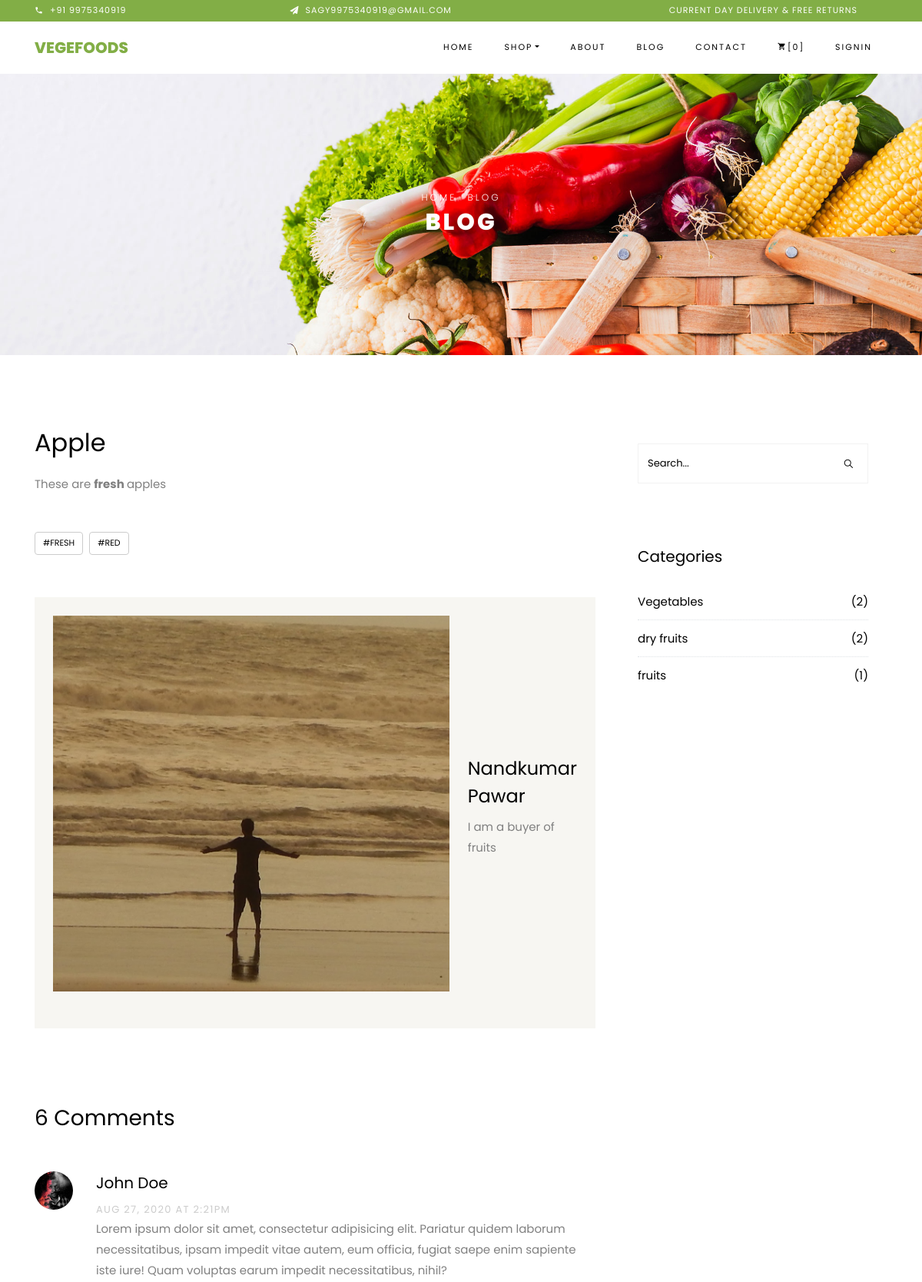
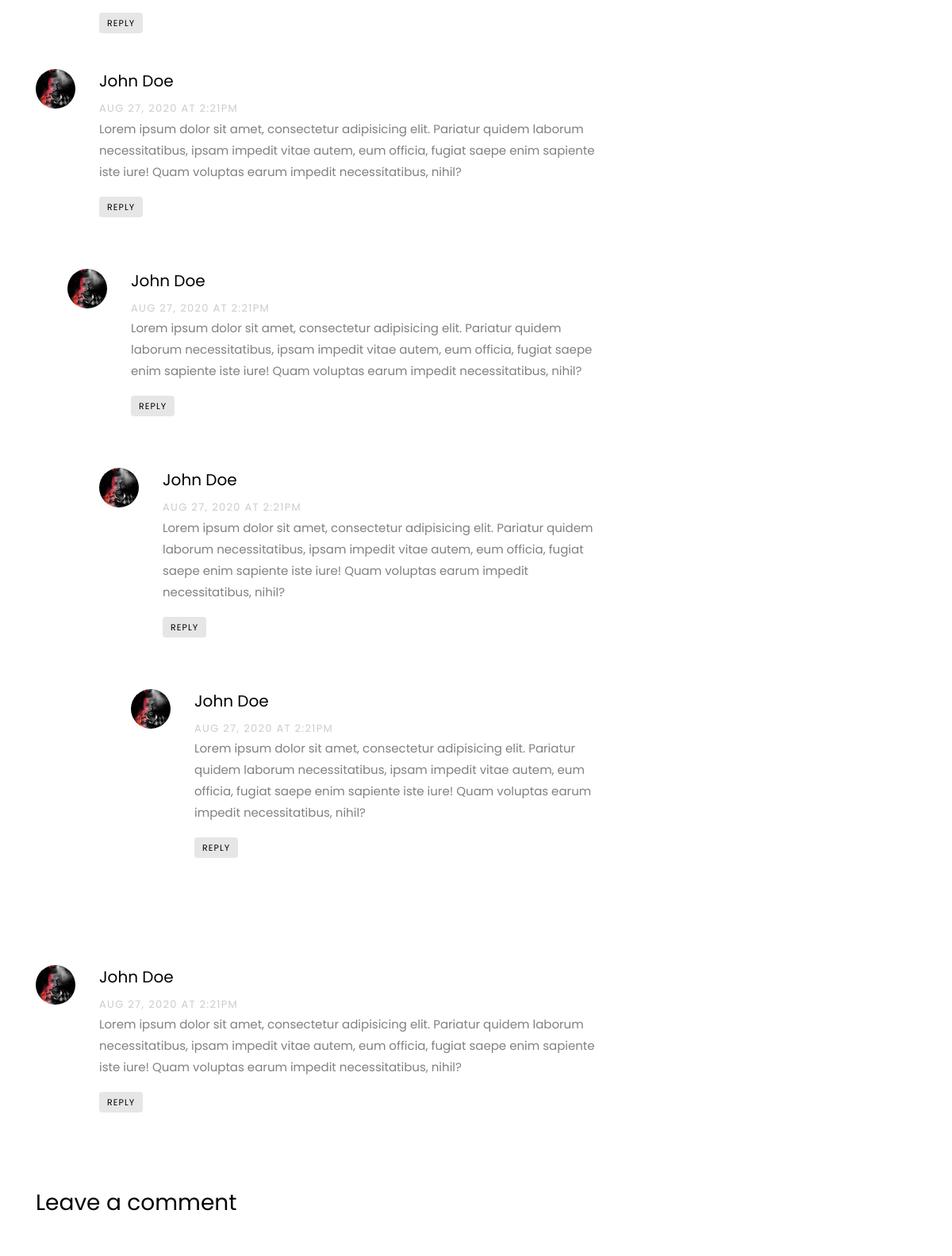
Screenshot of /blog/details/1 (upper part) with the database file from the repository (2 pictures, top to bottom).
### blog/models.py (models this page shows, shortened)
class Post(models.Model):
	title = models.CharField(max_length=200)
	photo = models.ImageField(upload_to='post')
	content = RichTextUploadingField()
	category = models.ForeignKey(Category, on_delete=models.CASCADE)
	tag = models.ManyToManyField(Tag)
	author = models.ForeignKey(AuthorProfile, on_delete=models.CASCADE)
	is_draft = models.BooleanField(default=False)
	date = models.DateTimeField(auto_now_add=True)

class Tag(models.Model):
	name = models.CharField(max_length=20, unique=True)
	date = models.DateTimeField(auto_now_add=True)
	def __str__(self):
		return self.name

class Category(models.Model):
	name = models.CharField(max_length=50, unique=True)
	date = models.DateTimeField(auto_now_add=True)

### author/models.py (models this page shows)
class AuthorProfile(models.Model):
	user = models.OneToOneField(User, on_delete=models.CASCADE)
	name = models.CharField(max_length=200)
	email = models.EmailField()
	about = models.TextField()
	photo = models.ImageField(upload_to='author')
	gender_choice = (
		('male','Male'),
		('female','Female')
	)
	gender = models.CharField(choices=gender_choice, max_length=6)
	website = models.URLField(blank=True, null=True)
	facebook = models.URLField(blank=True, null=True)
	twitter = models.URLField(blank=True, null=True)
	linkdin = models.URLField(blank=True, null=True)
	date = models.DateTimeField(auto_now_add=True)
	def __str__(self):
		return self.name

### blog/views.py (the view)
# urls.py: path('details/<post_id>', views.post_details, name='post-details'),
def post_details(request, post_id):
    post = Post.objects.get(id=post_id)
    category = Category.objects.all().annotate(number_of_posts=Count('post')).order_by('-number_of_posts', 'name')
    tag = Tag.objects.all()
    recent_post = Post.objects.filter(is_draft=False).order_by('-date')[:3]
    context = {
        'post': post,
        'categories': category,
        'tags': tag,
        'recent_posts': recent_post
    }
    return render(request, 'blog/post-details.html', context)

### templates/blog/post-details.html (shortened to what this page needs)
{% extends 'base/base.html' %}
{% load static %}
{% block content %}
    <div class="hero-wrap hero-bread" style="background-image: url({% static 'images/bg_1.jpg' %});">
      <div class="container">
        <div class="row no-gutters slider-text align-items-center justify-content-center">
          <div class="col-md-9 ftco-animate text-center">
          	<p class="breadcrumbs"><span class="mr-2"><a href="{% url 'home' %}">Home</a></span> <span>Blog</span></p>
            <h1 class="mb-0 bread">Blog</h1>
          </div>
        </div>
      </div>
    </div>
    <section class="ftco-section ftco-degree-bg">
      <div class="container">
        <div class="row">
          <div class="col-lg-8 ftco-animate">
						<h2 class="mb-3">{{ post.title }}</h2>
            <p>{{ post.content|safe }}</p>
            <div class="tag-widget post-tag-container mb-5 mt-5">
              <div class="tagcloud">
                {% for tag in post.tag.all %}
                <a href="#" class="tag-cloud-link">{{ tag }}</a>
                {% endfor %}
              </div>
            </div>
            <div class="about-author d-flex p-4 bg-light">
              <div class="bio align-self-md-center mr-4">
                <img src="{{ post.author.photo.url }}" alt="Image placeholder" class="img-fluid mb-4">
              </div>
              <div class="desc align-self-md-center">
                <h3>{{ post.author }}</h3>
                <p>{{ post.author.about }}</p>
              </div>
            </div>
            <div class="pt-5 mt-5">
              <h3 class="mb-5">6 Comments</h3>
              <ul class="comment-list">
                <li class="comment">
                  <div class="vcard bio">
                    <img src="images/person_1.jpg" alt="Image placeholder">
                  </div>
                  <div class="comment-body">
                    <h3>John Doe</h3>
                    <div class="meta">Aug 27, 2020 at 2:21pm</div>
                    <p>Lorem ipsum dolor sit amet, consectetur adipisicing elit. Pariatur quidem laborum necessitatibus, ipsam impedit vitae autem, eum officia, fugiat saepe enim sapiente iste iure! Quam voluptas earum impedit necessitatibus, nihil?</p>
                    <p><a href="#" class="reply">Reply</a></p>
                  </div>
                </li>
                <li class="comment">
                  <div class="vcard bio">
                    <img src="images/person_1.jpg" alt="Image placeholder">
                  </div>
                  <div class="comment-body">
                    <h3>John Doe</h3>
                    <div class="meta">Aug 27, 2020 at 2:21pm</div>
                    <p>Lorem ipsum dolor sit amet, consectetur adipisicing elit. Pariatur quidem laborum necessitatibus, ipsam impedit vitae autem, eum officia, fugiat saepe enim sapiente iste iure! Quam voluptas earum impedit necessitatibus, nihil?</p>
                    <p><a href="#" class="reply">Reply</a></p>
                  </div>
                  <ul class="children">
                    <li class="comment">
                      <div class="vcard bio">
                        <img src="images/person_1.jpg" alt="Image placeholder">
                      </div>
                      <div class="comment-body">
                        <h3>John Doe</h3>
                        <div class="meta">Aug 27, 2020 at 2:21pm</div>
                        <p>Lorem ipsum dolor sit amet, consectetur adipisicing elit. Pariatur quidem laborum necessitatibus, ipsam impedit vitae autem, eum officia, fugiat saepe enim sapiente iste iure! Quam voluptas earum impedit necessitatibus, nihil?</p>
                        <p><a href="#" class="reply">Reply</a></p>
                      </div>
                      <ul class="children">
                        <li class="comment">
                          <div class="vcard bio">
                            <img src="images/person_1.jpg" alt="Image placeholder">
                          </div>
                          <div class="comment-body">
                            <h3>John Doe</h3>
                            <div class="meta">Aug 27, 2020 at 2:21pm</div>
                            <p>Lorem ipsum dolor sit amet, consectetur adipisicing elit. Pariatur quidem laborum necessitatibus, ipsam impedit vitae autem, eum officia, fugiat saepe enim sapiente iste iure! Quam voluptas earum impedit necessitatibus, nihil?</p>
                            <p><a href="#" class="reply">Reply</a></p>
                          </div>
                            <ul class="children">
                              <li class="comment">
                                <div class="vcard bio">
                                  <img src="images/person_1.jpg" alt="Image placeholder">
                                </div>
                                <div class="comment-body">
                                  <h3>John Doe</h3>
                                  <div class="meta">Aug 27, 2020 at 2:21pm</div>
                                  <p>Lorem ipsum dolor sit amet, consectetur adipisicing elit. Pariatur quidem laborum necessitatibus, ipsam impedit vitae autem, eum officia, fugiat saepe enim sapiente iste iure! Quam voluptas earum impedit necessitatibus, nihil?</p>
                                  <p><a href="#" class="reply">Reply</a></p>
                                </div>
                              </li>
                            </ul>
                        </li>
                      </ul>
                    </li>
                  </ul>
                </li>
                <li class="comment">
                  <div class="vcard bio">
                    <img src="images/person_1.jpg" alt="Image placeholder">
                  </div>
                  <div class="comment-body">
                    <h3>John Doe</h3>
                    <div class="meta">Aug 27, 2020 at 2:21pm</div>
                    <p>Lorem ipsum dolor sit amet, consectetur adipisicing elit. Pariatur quidem laborum necessitatibus, ipsam impedit vitae autem, eum officia, fugiat saepe enim sapiente iste iure! Quam voluptas earum impedit necessitatibus, nihil?</p>
                    <p><a href="#" class="reply">Reply</a></p>
                  </div>
                </li>
              </ul>
              <div class="comment-form-wrap pt-5">
                <h3 class="mb-5">Leave a comment</h3>
              </div>
            </div>
          </div>
          {% include 'blog/sidebar.html' %}
        </div>
      </div>
    </section>
{% endblock %}

### templates/blog/sidebar.html (shortened to what this page needs)
{% load static %}
<div class="col-lg-4 sidebar ftco-animate">
  <div class="sidebar-box">
    <form action="#" class="search-form">
      <div class="form-group">
        <span class="icon ion-ios-search"></span>
        <input type="text" class="form-control" placeholder="Search...">
      </div>
    </form>
  </div>
  <div class="sidebar-box ftco-animate">
    <h3 class="heading">Categories</h3>
    <ul class="categories">
      {% if categories %}
        {% for category in categories %}
        <li><a href="{% url 'post-by-category' category.name %}">{{ category.name }}<span style="color: #000">({{ category.post_set.count }})</span></a></li>
        {% endfor %}
      {% else %}
        <li>There are no Category in the Database</li>
      {% endif %}
    </ul>
  </div>
</div>

### rows the page displays
Post: title "Apple", content "These are fresh apples", author.photo (picture), author "Nandkumar Pawar", author.about "I am a buyer of fruits"
Tag: name "#FRESH"
Tag: name "#RED"
Category: name "Vegetables", post_set.count "2"
Category: name "dry fruits", post_set.count "2"
Category: name "fruits", post_set.count "1"
